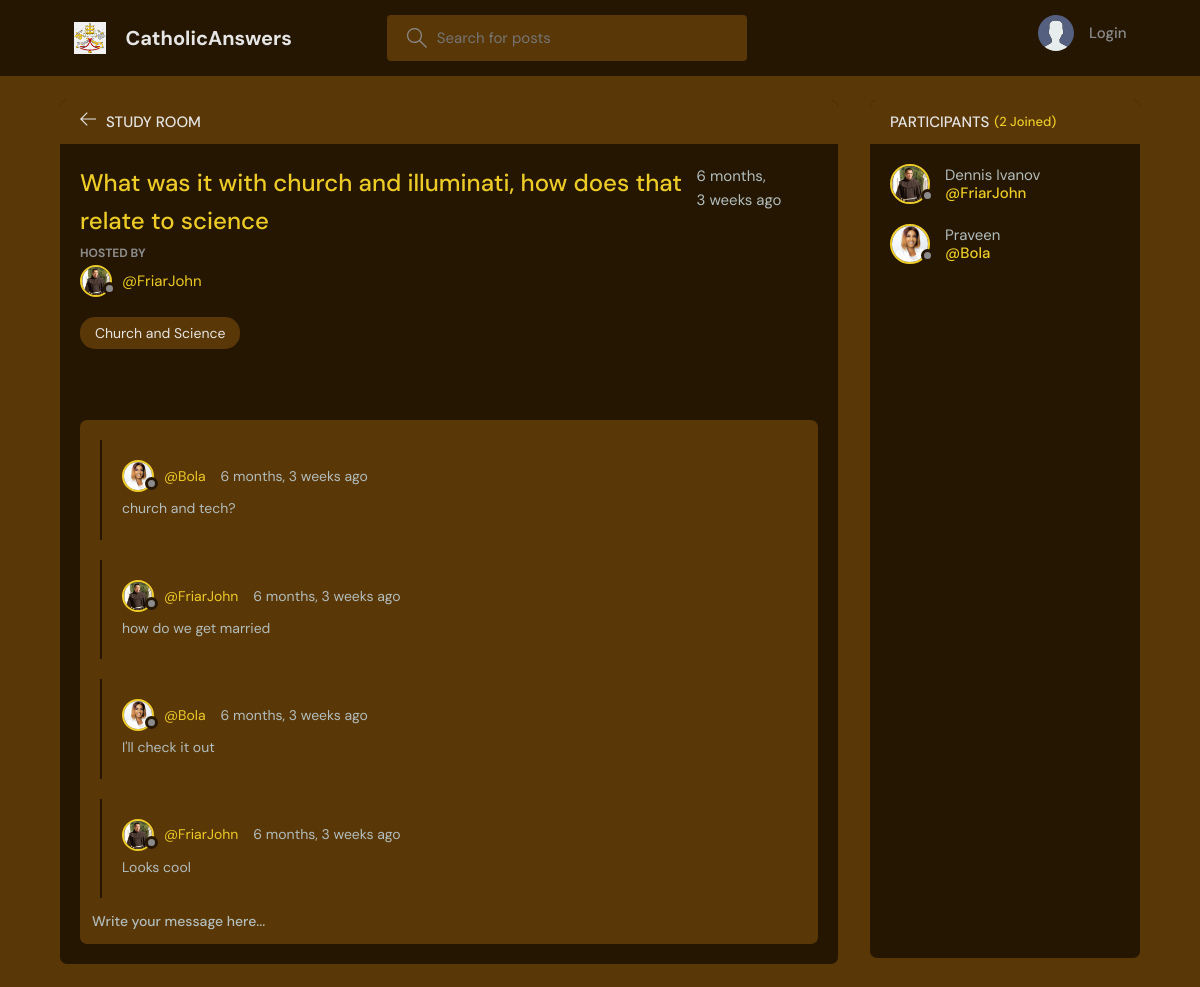
Page /room/15/ on the committed database.
### base/models.py (models this page shows, shortened)
class Room(models.Model):
    host = models.ForeignKey(User, on_delete=models.SET_NULL, null=True)
    topic = models.ForeignKey(Topic, on_delete=models.SET_NULL, null=True)
    name = models.CharField(max_length=200)
    description = models.TextField(null=True, blank=True)
    participants = models.ManyToManyField(
        User, related_name='participants', blank=True)
    updated = models.DateTimeField(auto_now=True)
    created = models.DateTimeField(auto_now_add=True)
    class Meta:
        ordering = ['-updated', '-created']

class User(AbstractUser):
    name = models.CharField(max_length=200, null=True)
    email = models.EmailField(unique=True, null=True)
    bio = models.TextField(null=True)
    avatar = models.ImageField(null=True, default="avatar.svg")
    USERNAME_FIELD = 'email'
    REQUIRED_FIELDS = []

class Topic(models.Model):
    name = models.CharField(max_length=200)
    def __str__(self):
        return self.name

class Message(models.Model):
    user = models.ForeignKey(User, on_delete=models.CASCADE)
    room = models.ForeignKey(Room, on_delete=models.CASCADE)
    body = models.TextField()
    updated = models.DateTimeField(auto_now=True)
    created = models.DateTimeField(auto_now_add=True)
    class Meta:
        ordering = ['-updated', '-created']

### base/views.py (the view, shortened to what this page needs)
# urls.py: path('room/<str:pk>/', views.room, name="room"),
def room(request, pk):
    room = Room.objects.get(id=pk)
    room_messages = room.message_set.all()
    participants = room.participants.all()
    context = {'room': room, 'room_messages': room_messages,
               'participants': participants}
    return render(request, 'base/room.html', context)

### base/templates/base/room.html (shortened to what this page needs)
{% extends 'main.html' %}
{% block content %}
<main class="profile-page layout layout--2">
  <div class="container">
    <div class="room">
      <div class="room__top">
        <div class="room__topLeft">
          <a href="{% url 'home' %}">
            <svg version="1.1" xmlns="http://www.w3.org/2000/svg" width="32" height="32" viewBox="0 0 32 32">
              <title>arrow-left</title>
              <path
                d="M13.723 2.286l-13.723 13.714 13.719 13.714 1.616-1.611-10.96-10.96h27.625v-2.286h-27.625l10.965-10.965-1.616-1.607z">
              </path>
            </svg>
          </a>
          <h3>Study Room</h3>
        </div>
      </div>
      <div class="room__box scroll">
        <div class="room__header scroll">
          <div class="room__info">
            <h3>{{room.name}}</h3>
            <span>{{room.created|timesince}} ago</span>
          </div>
          <div class="room__hosted">
            <p>Hosted By</p>
            <a href="{% url 'user-profile' room.host.id %}" class="room__author">
              <div class="avatar avatar--small">
                <img src="{{room.host.avatar.url}}" />
              </div>
              <span>@{{room.host.username}}</span>
            </a>
          </div>
          <span class="room__topics">{{room.topic}}</span>
        </div>
        <div class="room__conversation">
          <div class="threads scroll">
            {% for message in room_messages %}
            <div class="thread">
              <div class="thread__top">
                <div class="thread__author">
                  <a href="{% url 'user-profile' message.user.id %}" class="thread__authorInfo">
                    <div class="avatar avatar--small">
                      <img src="{{message.user.avatar.url}}" />
                    </div>
                    <span>@{{message.user.username}}</span>
                  </a>
                  <span class="thread__date">{{message.created|timesince}} ago</span>
                </div>
              </div>
              <div class="thread__details">
                {{message.body}}
              </div>
            </div>
            {% endfor %}
          </div>
        </div>
      </div>
      <div class="room__message">
        <form action="" method="POST">
          <input name="body" placeholder="Write your message here..." />
        </form>
      </div>
    </div>
    <div class="participants">
      <h3 class="participants__top">Participants <span>({{participants.count}} Joined)</span></h3>
      <div class="participants__list scroll">
        {% for user in participants %}
        <a href="{%  url 'user-profile' user.id %}" class="participant">
          <div class="avatar avatar--medium">
            <img src="{{user.avatar.url}}" />
          </div>
          <p>
            {{user.name}}
            <span>@{{user.username}}</span>
          </p>
        </a>
        {% endfor %}
      </div>
    </div>
  </div>
</main>
{% endblock content %}

### rows in the picture
Room: name "What was it with church and illuminati, how does that relate to science", created "6 months, 3 weeks", host.avatar (picture), host.username "FriarJohn", topic "Church and Science"
Message: user.avatar (picture), user.username "Bola", created "6 months, 3 weeks", body "church and tech?"
Message: user.avatar (picture), user.username "FriarJohn", created "6 months, 3 weeks", body "how do we get married"
Message: user.avatar (picture), user.username "Bola", created "6 months, 3 weeks", body "I'll check it out"
Message: user.avatar (picture), user.username "FriarJohn", created "6 months, 3 weeks", body "Looks cool"
User: avatar (picture), name "Dennis Ivanov", username "FriarJohn"
User: avatar (picture), name "Praveen", username "Bola"

### other values in the picture
{{ participants.count }} "2"
